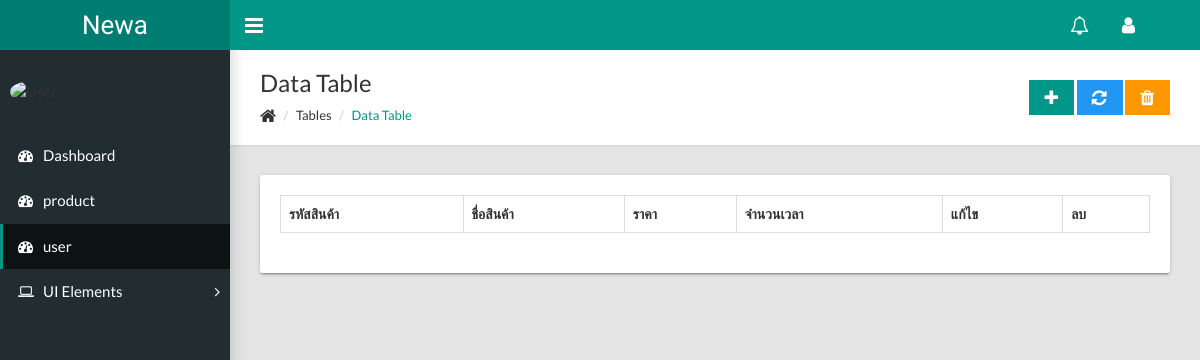
Before: /dashboard/user.php with the older database file.
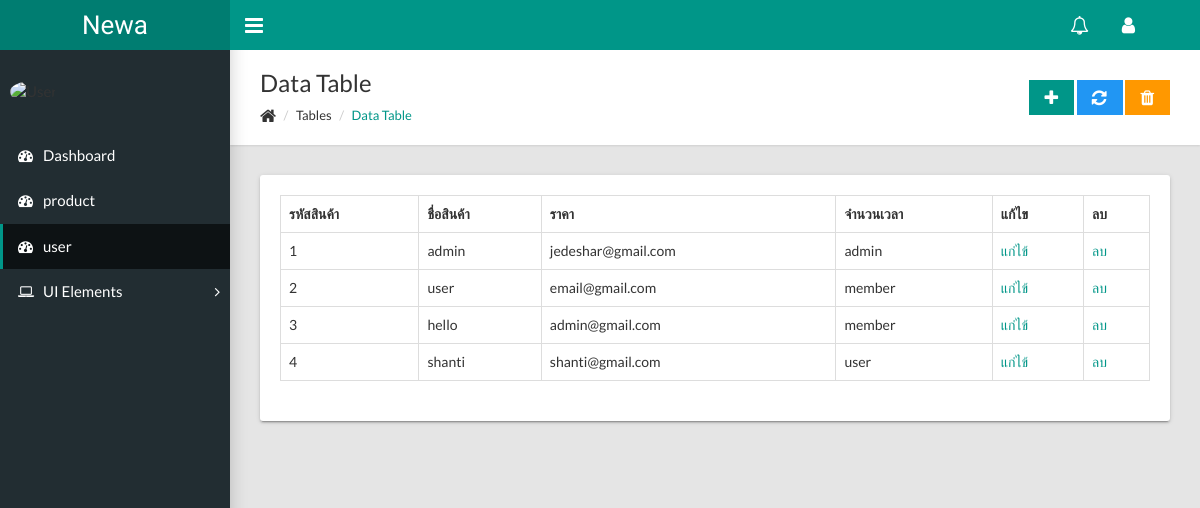
After: the same page with the newer database file.
### tables this page shows
CREATE TABLE IF NOT EXISTS `tbl_users` (
  `user_id` int(11) unsigned NOT NULL,
  `firstname` varchar(100) NOT NULL,
  `lastname` varchar(100) NOT NULL,
  `username` varchar(100) NOT NULL,
  `password` varchar(255) NOT NULL,
  `email` varchar(60) NOT NULL,
  `avatar` varchar(100) NOT NULL,
  `status` enum('0','100','500') NOT NULL DEFAULT '0'
);

### dashboard/include/view_all_users.php (the view, shortened to what this page needs)
<div class="page-title">
  <div>
    <h1>Data Table</h1>
    <ul class="breadcrumb side">
      <li><i class="fa fa-home fa-lg"></i></li>
      <li>Tables</li>
      <li class="active"><a href="#">Data Table</a></li>
    </ul>
  </div>
  <div>
    <a class="btn btn-primary btn-flat" href="user.php?source=user_add"><i class="fa fa-lg fa-plus"></i></a>
    <a class="btn btn-info btn-flat" href="#"><i class="fa fa-lg fa-refresh"></i></a>
    <a class="btn btn-warning btn-flat" href="#"><i class="fa fa-lg fa-trash"></i></a>
  </div>
</div>
<div class="row">
  <div class="col-md-12">
    <div class="card">
      <div class="card-body">
        <table class="table table-hover table-bordered" id="sampleTable">
          <thead>
            <tr>
              <th>รหัสสินค้า</th>
							<th>ชื่อสินค้า</th>
							<th>ราคา</th>
							<th>จำนวนเวลา</th>
							<th>แก้ไข</th>
							<th>ลบ</th>
            </tr>
          </thead>
          <tbody>
            <?php
							$sql = "select * from tbl_users";
							$result = mysqli_query($conn, $sql);
							while ($row = mysqli_fetch_array($result)){
								$user_id = $row["user_id"];
								$username = $row["username"];
								$email = $row["email"];
								$status = $row["status"];
?>
								<tr>
										<td><?=$user_id?></td>
										<td><?=$username?></td>
										<td><?=$email?></td>
										<td>
                      <?php
                        if ($status == 500) {
                          echo "admin";
                        }else if ($status == 100) {
                          echo "member";
                        }else if ($status == 0) {
                          echo "user";
                        }
                      ?>
                    </td>
										<td><a href='user.php?source=user_edit&id=<?=$user_id?>'>แก่ไข้</a></td>
										<td><a href='user.php?id=<?=$user_id?>' onclick='return confirm(\"ยืนยันการลบ\");'>ลบ</a></td>
									</tr>
                  <?php
							}
						?>
          </tbody>
        </table>
      </div>
    </div>
  </div>
</div>

### dashboard/include/_header.php (shortened to what this page needs)
<!DOCTYPE html>
<html lang="th">
  <head>
    <link rel="stylesheet" type="text/css" href="assets/css/main.css">
    <link rel="stylesheet" type="text/css" href="https://maxcdn.bootstrapcdn.com/font-awesome/4.7.0/css/font-awesome.min.css">
  </head>

### dashboard/include/_navbar.php (shortened to what this page needs)
<body class="sidebar-mini fixed">
  <div class="wrapper">
    <header class="main-header hidden-print"><a class="logo" href="admin.php">Newa</a>
      <nav class="navbar navbar-static-top">
        <a class="sidebar-toggle" href="#" data-toggle="offcanvas"></a>
        <div class="navbar-custom-menu">
          <ul class="top-nav">
            <li class="dropdown notification-menu"><a class="dropdown-toggle" href="#" data-toggle="dropdown" aria-expanded="false"><i class="fa fa-bell-o fa-lg"></i></a>
            </li>
            <li class="dropdown"><a class="dropdown-toggle" href="#" data-toggle="dropdown" role="button" aria-haspopup="true" aria-expanded="false"><i class="fa fa-user fa-lg"></i></a>
            </li>
          </ul>
        </div>
      </nav>
    </header>

### dashboard/include/_menuleft.php (shortened to what this page needs)
<aside class="main-sidebar hidden-print">
  <section class="sidebar">
    <div class="user-panel">
      <div class="pull-left image"><img class="img-circle" src="https://s3.amazonaws.com/uifaces/faces/twitter/jsa/48.jpg" alt="User Image"></div>
      <div class="pull-left info">
      </div>
    </div>
    <ul class="sidebar-menu">
      <li <?php if($page == 'dashboard'){ echo 'class="active"';} ?>><a href="admin.php"><i class="fa fa-dashboard"></i><span>Dashboard</span></a></li>
      <li <?php if($page == 'product') {echo 'class="active"';} ?>><a href="product.php"><i class="fa fa-dashboard"></i><span>product</span></span></a></li>
      <li <?php if($page == 'user') {echo 'class="active"';} ?>><a href="user.php"><i class="fa fa-dashboard"></i><span>user</span></span></a></li>
      <li class="treeview"><a href="#"><i class="fa fa-laptop"></i><span>UI Elements</span><i class="fa fa-angle-right"></i></a>
      </li>
    </ul>
  </section>
</aside>

### dashboard/user.php (shortened to what this page needs)
<?php
$page = 'user';
  include 'include/_header.php';
  include 'include/_navbar.php';
  include 'include/_menuleft.php';
?>
      <div class="content-wrapper">
        <?php
          if (isset($_GET['source'])) {
            $source = $_GET['source'];
          } else {
            $source = '';
          }
          switch ($source) {
            default:
            include "include/view_all_users.php";
            break;
          }
        ?>
      </div>
<?php
  include 'include/_footer.php';
?>
</body>
</html>

### dashboard/include/_footer.php (shortened to what this page needs)
</div>

Changed rows visible on the page:
added tbl_users: user_id "1", username "admin", email "jedeshar@gmail.com", status "admin"
added tbl_users: user_id "2", username "user", email "email@gmail.com", status "member"
added tbl_users: user_id "3", username "hello", email "admin@gmail.com", status "member"
added tbl_users: user_id "4", username "shanti", email "shanti@gmail.com", status "user"
